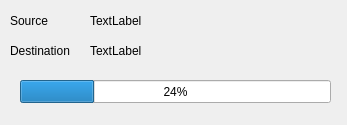
<?xml version="1.0" encoding="UTF-8"?>
<ui version="4.0">
 <class>copyfile_Dialog</class>
 <widget class="QDialog" name="copyfile_Dialog">
  <property name="geometry">
   <rect>
    <x>0</x>
    <y>0</y>
    <width>347</width>
    <height>125</height>
   </rect>
  </property>
  <property name="windowTitle">
   <string>Copy...</string>
  </property>
  <property name="modal">
   <bool>false</bool>
  </property>
  <widget class="QProgressBar" name="copy_progressBar">
   <property name="geometry">
    <rect>
     <x>20</x>
     <y>80</y>
     <width>311</width>
     <height>23</height>
    </rect>
   </property>
   <property name="value">
    <number>24</number>
   </property>
  </widget>
  <widget class="QLabel" name="label">
   <property name="geometry">
    <rect>
     <x>10</x>
     <y>10</y>
     <width>46</width>
     <height>21</height>
    </rect>
   </property>
   <property name="text">
    <string>Source</string>
   </property>
  </widget>
  <widget class="QLabel" name="label_2">
   <property name="geometry">
    <rect>
     <x>10</x>
     <y>40</y>
     <width>61</width>
     <height>21</height>
    </rect>
   </property>
   <property name="text">
    <string>Destination</string>
   </property>
  </widget>
  <widget class="QLabel" name="source_label">
   <property name="geometry">
    <rect>
     <x>90</x>
     <y>10</y>
     <width>221</width>
     <height>21</height>
    </rect>
   </property>
   <property name="text">
    <string>TextLabel</string>
   </property>
  </widget>
  <widget class="QLabel" name="dest_label">
   <property name="geometry">
    <rect>
     <x>90</x>
     <y>40</y>
     <width>221</width>
     <height>21</height>
    </rect>
   </property>
   <property name="text">
    <string>TextLabel</string>
   </property>
  </widget>
 </widget>
 <resources/>
 <connections/>
</ui>
